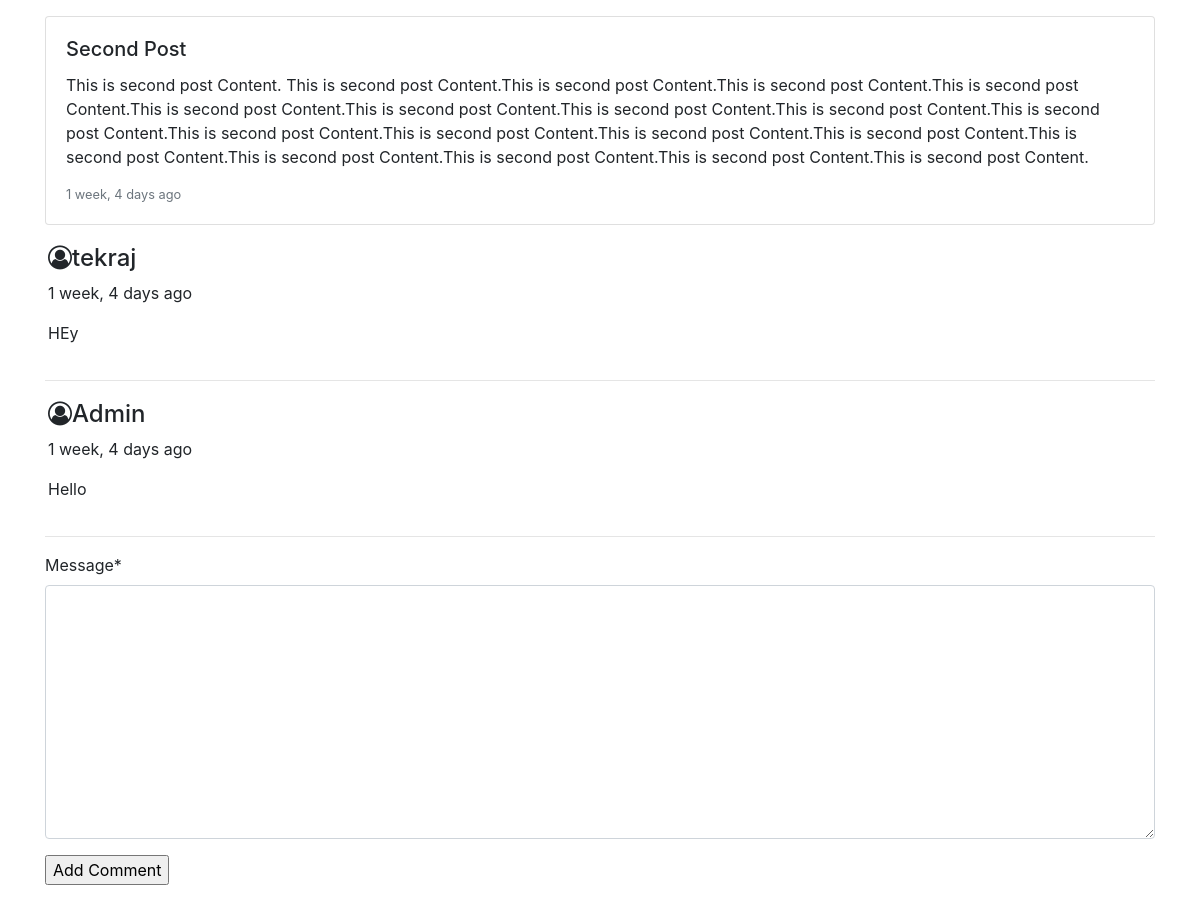
Page /details/2 (signed in) on the committed database.
### Comment/models.py (models this page shows, shortened)
class Post(models.Model):
    Title =  models.CharField(max_length=50)
    Overview =  models.CharField(max_length=100)
    content = models.TextField()
    Date_created = models.DateTimeField(auto_now_add=True)
    @property
    def get_comnents(self):
        return self.Comments.all().order_by('-timestamp')

class Comment(models.Model):
    user = models.ForeignKey(User,on_delete=models.CASCADE,blank=True,null=True)
    post = models.ForeignKey(Post,related_name="Comments",on_delete=models.CASCADE,blank=True,null=True)
    Message = models.TextField()
    timestamp = models.DateTimeField(auto_now_add=True)
    updated = models.DateTimeField(auto_now=True)
    active = models.BooleanField(default=True)
    parent = models.ForeignKey('self', on_delete=models.CASCADE, null=True, blank=True, related_name='replies')
    class Meta:
        ordering = ('timestamp',)

### Comment/views.py (the view, shortened to what this page needs)
# urls.py: path('details/<id>',Post_details, name="detail")
def Post_details(request,id):
    Posts = Post.objects.get(id=id)
    form = CommentForm()
    return render(request,"details.html",{"Posts":Posts,"form":form})

### Comment/forms.py
class CommentForm(ModelForm):
    class Meta:
        model = Comment
        fields = ('Message',)

### Comment/templates/details.html (shortened to what this page needs)
{% extends 'base.html'%}
{% block content %}
<div class="row">
    <div class="col-sm-12">
        <div class="card mt-3 mb-3">
            <div class="card-body">
                <h5 class="card-title">{{Posts.Title}}</h5>
                <p class="card-text">{{Posts.content}}</p>
                <p class="card-text"><small class="text-muted">{{Posts.Date_created|timesince}} ago</small></p>
            </div>
        </div>
    </div>
    <div class="col-sm-12">
        {% for comment in Posts.get_comnents %}
            <div style="padding: 3px;">
                <div class="card__content">
                    {% if not request.user.is_staff or not request.user.is_superuser %}
                    <div>Annonyms</div>
                    {% else %}
                    <h4><i class="fa fa-user-circle-o" aria-hidden="true"></i>{{comment.user.username}}</h4>
                    {%endif %}
                    <p class="date">{{comment.timestamp|timesince}} ago</p>
                    <p>{{comment.Message}}</p>
                </div>
            </div>
            <hr>
        {% endfor %}
    </div>
    {% load crispy_forms_tags %}
    <div class="col-sm-12">
        <form method="POST" action="">{% csrf_token %}
            {{form|crispy}}
            <input type="submit" value="Add Comment" />
        </form>
    </div>
</div>
{% endblock %}

### rows in the picture
Post: Title "Second Post", content "This is second post Content. This is second post Content.This is second post Content.This is second post Content.This is second post Content.This is second post Content.This is second post Content.This is second post Content.This is second post Content.This is second post Content.This is second post Content.This is second post Content.This is second post Content.This is second post Content.This is second post Content.This is second post Content.This is second post Content.This is second post Content.This is second post Content.", Date_created "1 week, 4 days"
Comment: user.username "tekraj", timestamp "1 week, 4 days", Message "HEy"
Comment: user.username "Admin", timestamp "1 week, 4 days", Message "Hello"
